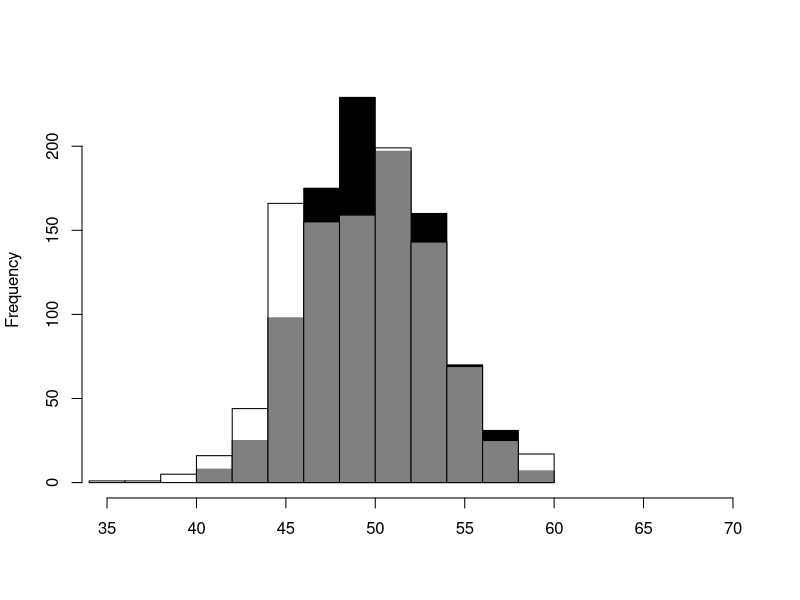
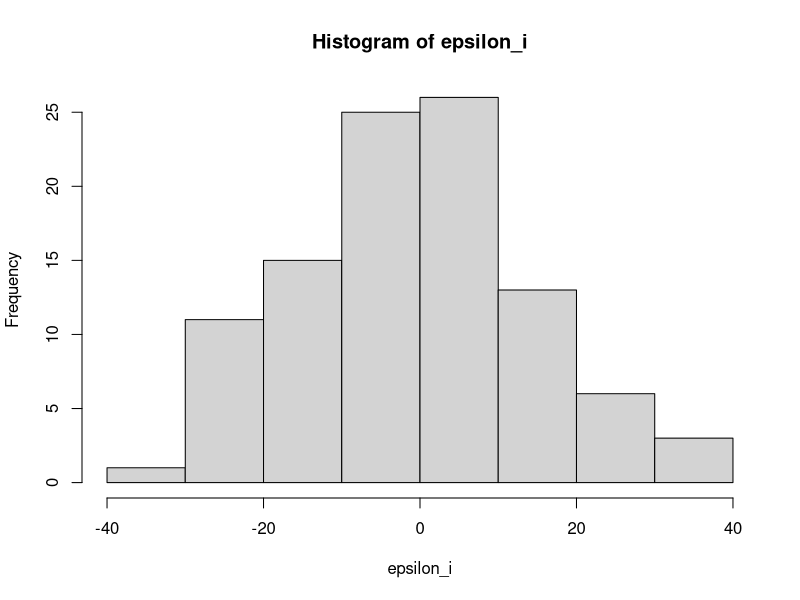
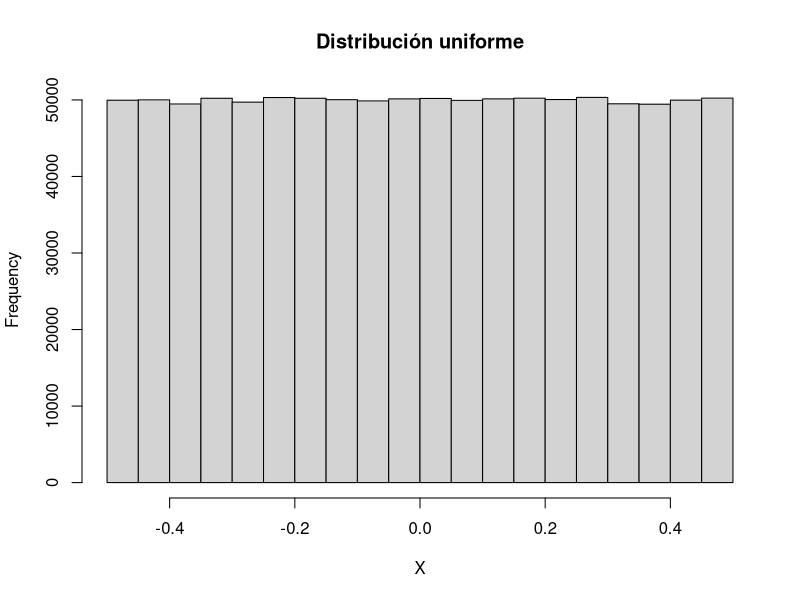
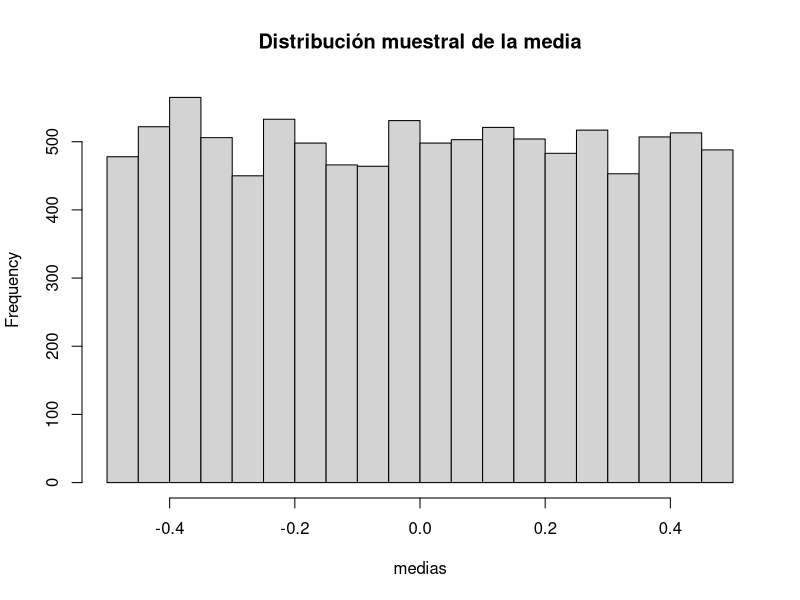
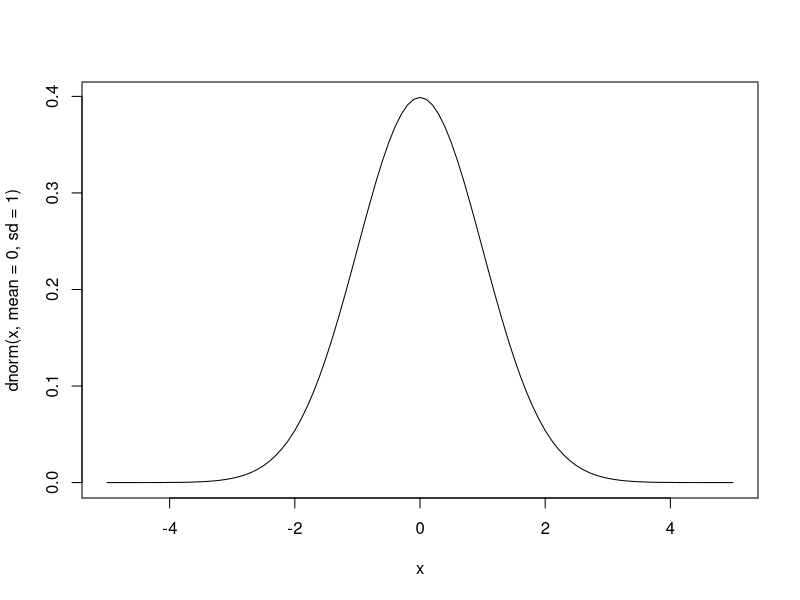
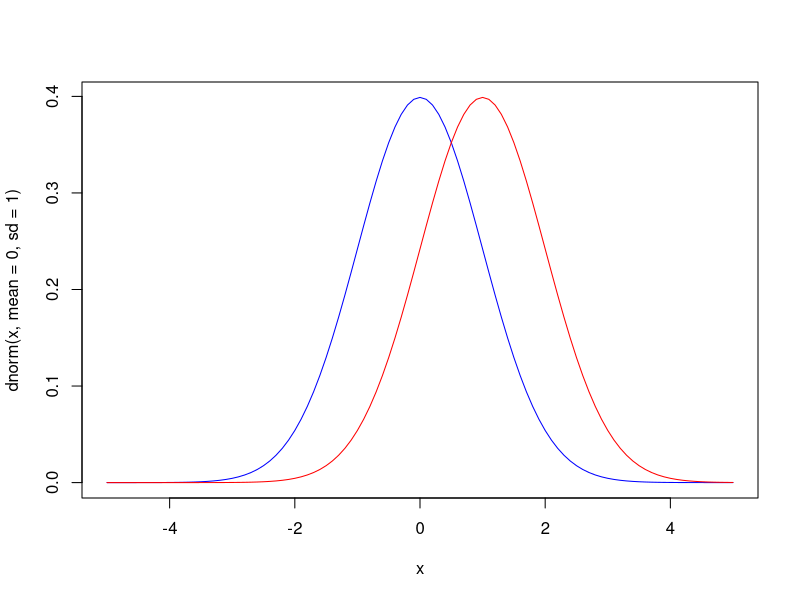
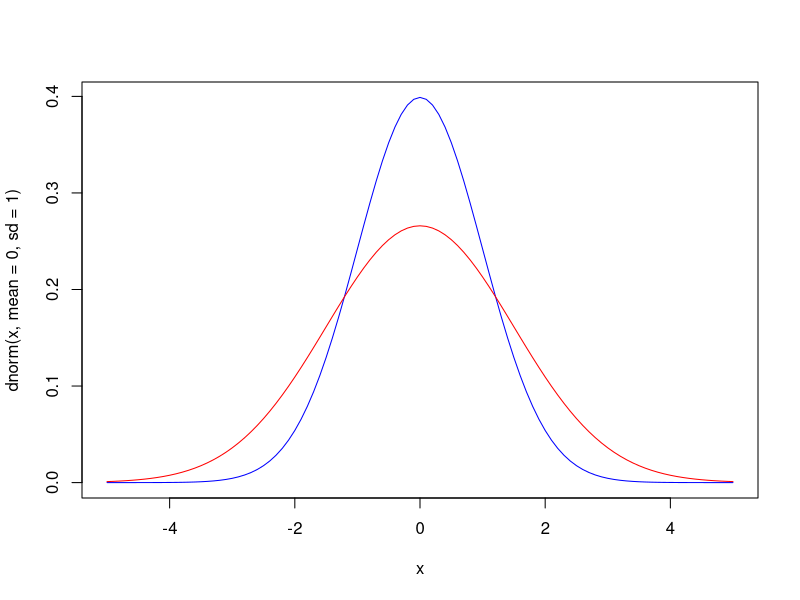
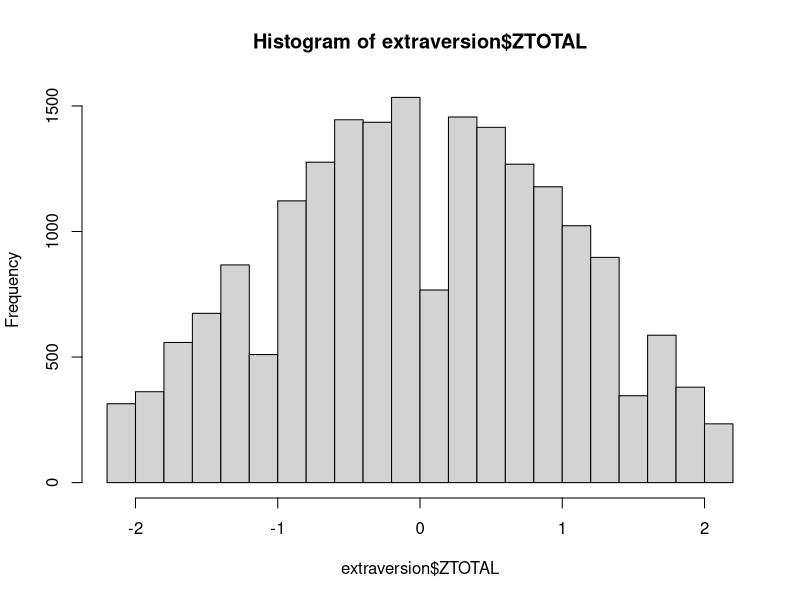

Generate these figures, in order, with R: (Note: this script raises an error after producing the figures.)
## ---- chunk 1
library(readr)
library(dplyr)
## ---- chunk 2
epsilon_i <- c(
  -11, 6, 32, 15, 20, 11, -19, 8, 1, 7, 12, -5, 29, -14, -4, 0,
  -15, 11, -31, 12, 0, -4, -11, -22, 7, -10, -4, -2, 14, 0, 4, 
  7, -8, -13, -15, 17, 2, -14, -5, 10, -5, -2, 3, 4, 22, -17, 12, 
  -26, -1, 9, -6, -22, -7, -25, -23, -8, -20, 4, 29, -10, -12, 
  13, 3, 28, 10, 5, 10, -7, 1, 2, 1, -2, -3, -4, 6, 17, 31, 24,
  19, -5, 4, -23, 10, -26, -15, 20, -11, -24, 3, 2, -6, 25, -9,
  -5, -5, -28, 5, -19, 35, -24)
## ---- chunk 3
e_i <- sample(x = epsilon_i, size = 20, replace = TRUE)
## ---- chunk 4
Y_i = 50 + e_i
## ---- chunk 5
mean(Y_i)
median(Y_i)
## ---- chunk 6
medias <- vector(mode = "numeric")
medianas <- vector(mode = "numeric")

for (i in 1:1000) {
  e_i <- sample(x = epsilon_i, size = 20, replace = TRUE)
  Y_i = 50 + e_i
  medias[i] <- mean(Y_i)
  medianas[i] <- median(Y_i)
}
## ---- chunk 7
mean(medias)
mean(medianas)
## ---- chunk 8
hist(medias, col = "black", main = "", xlab = "", xlim = c(35, 70))
hist(medianas, col = rgb(1, 1, 1, 0.5), add = TRUE)
## ---- chunk 9
hist(epsilon_i)
## ---- chunk 10
N <- 1e6
X <- runif(N, -0.5, 0.5)
# X <- rchisq(N, 1)
hist(X, main = "Distribución uniforme")
## ---- chunk 11
medias <- vector(mode = "numeric")
n <- 1

for (i in 1:10000) medias[i] <- mean(sample(x = X, size = n, replace = TRUE))

hist(medias, main = "Distribución muestral de la media")
## ---- chunk 12
curve(dnorm(x, mean=0, sd=1), from=-5, to=5)
## ---- chunk 13
curve(dnorm(x, mean = 0, sd = 1), from=-5, to=5, col="blue")
curve(dnorm(x, mean = 1, sd = 1), col="red", add=TRUE)
## ---- chunk 14
curve(dnorm(x, mean = 0, sd = 1), from=-5, to=5, col="blue")
curve(dnorm(x, mean = 0, sd = 1.5), col="red", add=TRUE)
## ---- chunk 15
extraversion <- read_delim("extraversion.csv", delim = ";")
extraversion$TOTAL <- rowMeans(extraversion)
extraversion$ZTOTAL <- scale(extraversion$TOTAL)
## ---- chunk 16
hist(extraversion$ZTOTAL)
## ---- chunk 17
score <- mean(c(2, 4, 1, 5, 1, 3, 1, 5, 1, 5))
## ---- chunk 18
z_score <- (score - mean(extraversion$TOTAL))/sd(extraversion$TOTAL)
## ---- chunk 19
hist(extraversion$ZTOTAL, col = "yellow")
abline(v = z_score, col = "blue", lwd = 2, lty = "dotted")
## ---- chunk 20
integrate(dnorm, mean = 0, sd = 1, lower = z_score, upper = Inf)$value
## ---- chunk 21
integrate(dnorm, mean = 0, sd = 1, lower = -1, upper = 1)$value
## ---- chunk 22
1 - integrate(dnorm, mean = 0, sd = 1, lower = -1.959964, upper = 1.959964)$value
## ---- chunk 23
Z <- seq(from = -3, to = 3, by = 0.1)
probability <- pnorm(Z)
cumulativeProbabilities <- round(cbind(Z, areas), 3)
## ---- chunk 24
plot(Z, probability, type="l")
